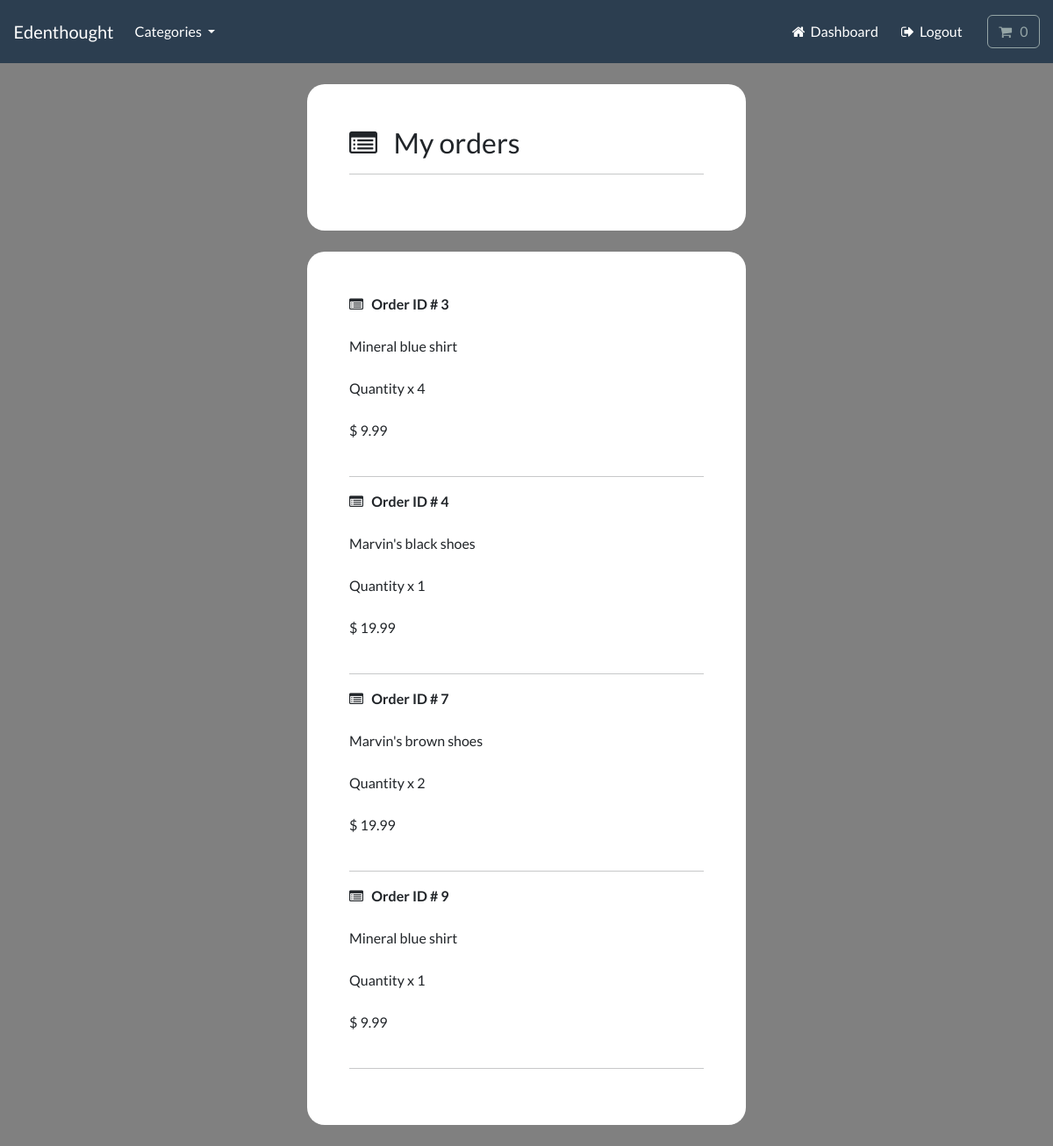
The page /account/track-orders (signed in) on the database its author committed.
### payment/models.py (models this page shows, shortened)
class OrderItem(models.Model):
    order = models.ForeignKey(Order, on_delete=models.CASCADE, null=True)
    product = models.ForeignKey(Product, on_delete=models.CASCADE, null=True)
    quantity = models.PositiveBigIntegerField(default=1)
    price = models.DecimalField(max_digits=8, decimal_places=2)
    user = models.ForeignKey(User,
                             on_delete=models.CASCADE,
                             null=True,
                             blank=True)

### store/models.py (models this page shows, shortened)
class Product(models.Model):
    category = models.ForeignKey(Category,
                                 related_name="product",
                                 on_delete=models.CASCADE,
                                 null=True)
    title = models.CharField(max_length=250)
    brand = models.CharField(max_length=250, default="un-branded")
    description = models.TextField(blank=True)
    slug = models.SlugField(max_length=255)
    price = models.DecimalField(max_digits=4, decimal_places=2)
    image = models.ImageField(upload_to="images/")
    class Meta:
        verbose_name_plural = "products"
    def __str__(self):
        return self.title

### account/views.py (the view)
# urls.py: path("track-orders", views.track_orders, name="track-orders"),
@login_required(login_url="my-login")
def track_orders(request):
    try:
        orders = OrderItem.objects.filter(user=request.user)
        context = {"orders": orders}
        return render(request, "account/track-orders.html", context=context)
    except:
        return render(request, "account/track-orders.html")

### cart/cart.py (called while the page is built)
    def __len__(self) -> int:
        return sum(item["qty"] for item in self.cart.values())

### cart/context_processors.py (called while the page is built)
def cart(request):
    return {"cart": Cart(request)}

### store/models.py (called while the page is built)
    def get_absolute_url(self):
        return reverse("list-category", args=[self.slug])

### store/views.py (called while the page is built)
def categories(request):
    all_categories = Category.objects.all()
    return {"all_categories": all_categories}

### account/templates/account/track-orders.html (shortened to what this page needs)
{% include "store/base.html" %}
{% load static %}
{% load crispy_forms_tags %}
{% block content %}
    <body>
        <br>
        <div class="container bg-white shadow-md p-5 form-layout">
            <h3><i class="fa fa-list-alt" aria-hidden="true"></i> &nbsp; My orders</h3>
            <hr>
        </div>
        <br>
        <div class="container bg-white shadow-md p-5 form-layout">
            {% for order in orders %}
            <strong><i class="fa fa-list-alt" aria-hidden="true"></i> &nbsp; Order ID # {{ order.id }}</strong>
            <br><br>
            {{ order.product }}
            <br><br>
            Quantity x {{ order.quantity }}
            <br><br>
            $ {{ order.price }}
            <br><br>
            <hr>
            {% endfor %}
        </div>
    </body>
{% endblock %}

### static/css/styles.css (style rules this page uses)
.form-layout { border-radius: 20px; width: 500px; }

### account/templates/account/track-orders.html (style rules this page uses)
body { background-color: gray; }

### rows shown on the page
OrderItem: id "3", product "Mineral blue shirt", quantity "4", price "9.99"
OrderItem: id "4", product "Marvin's black shoes", quantity "1", price "19.99"
OrderItem: id "7", product "Marvin's brown shoes", quantity "2", price "19.99"
OrderItem: id "9", product "Mineral blue shirt", quantity "1", price "9.99"
